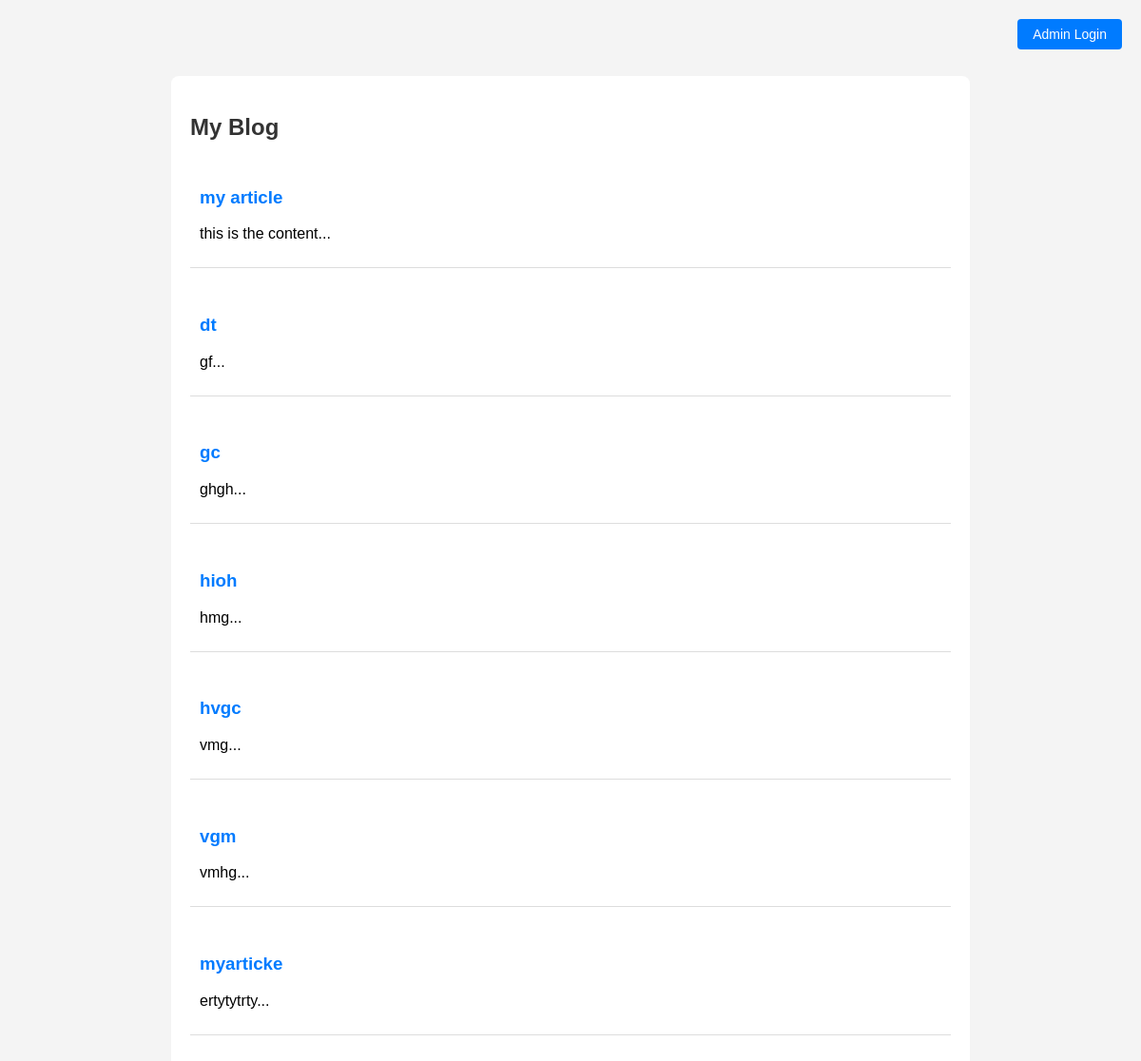
The page / on the database its author committed.
### tables this page shows
CREATE TABLE `myarticles` (
  `id` int(11) NOT NULL,
  `title` varchar(255) NOT NULL,
  `content` text NOT NULL
);

### index.php (the view, shortened to what this page needs)
<?php
include "db.php";
$queryGetArticles = "SELECT * FROM myarticles";
$result = mysqli_query($conn, $queryGetArticles);
?>
<!DOCTYPE html>
<html>
<head>
  <link rel="stylesheet" href="assets/style.css">
</head>
<body>
  <div class="container">
    <h2>My Blog</h2>
    <?php while($row = mysqli_fetch_assoc($result)): ?>
      <div class="post">
        <h3><a href="article.php?id=<?= $row['id']; ?>"><?= $row['title']; ?></a></h3>
        <p><?= substr($row['content'], 0, 150); ?>...</p>
      </div>
    <?php endwhile; ?>
  </div>
  <a href="login.php" class="admin-btn">Admin Login</a>
</body>
</html>

### assets/style.css (style rules this page uses)
body { font-family: Arial, sans-serif; margin: 0; padding: 0; background: #f4f4f4; }
.container { width: 90%; max-width: 800px; margin: auto; background: #fff; padding: 20px; margin-top: 20px; border-radius: 8px; }
h2, h3 { color: #333; }
a { text-decoration: none; color: #007BFF; }

### index.php (style rules this page uses)
.admin-btn { position: fixed; top: 20px; right: 20px; padding: 8px 16px; background: #007bff; color: #fff; border-radius: 4px; text-decoration: none; font-size: 14px; z-index: 1000; }
.container { max-width: 800px; margin: 80px auto 20px auto; }
.post { margin-bottom: 20px; padding: 10px; border-bottom: 1px solid #ddd; }

### rows shown on the page
myarticles: title "my article", content "this is the content"
myarticles: title "dt", content "gf"
myarticles: title "gc", content "ghgh"
myarticles: title "hioh", content "hmg"
myarticles: title "hvgc", content "vmg"
myarticles: title "vgm", content "vmhg"
myarticles: title "myarticke", content "ertytytrty"
